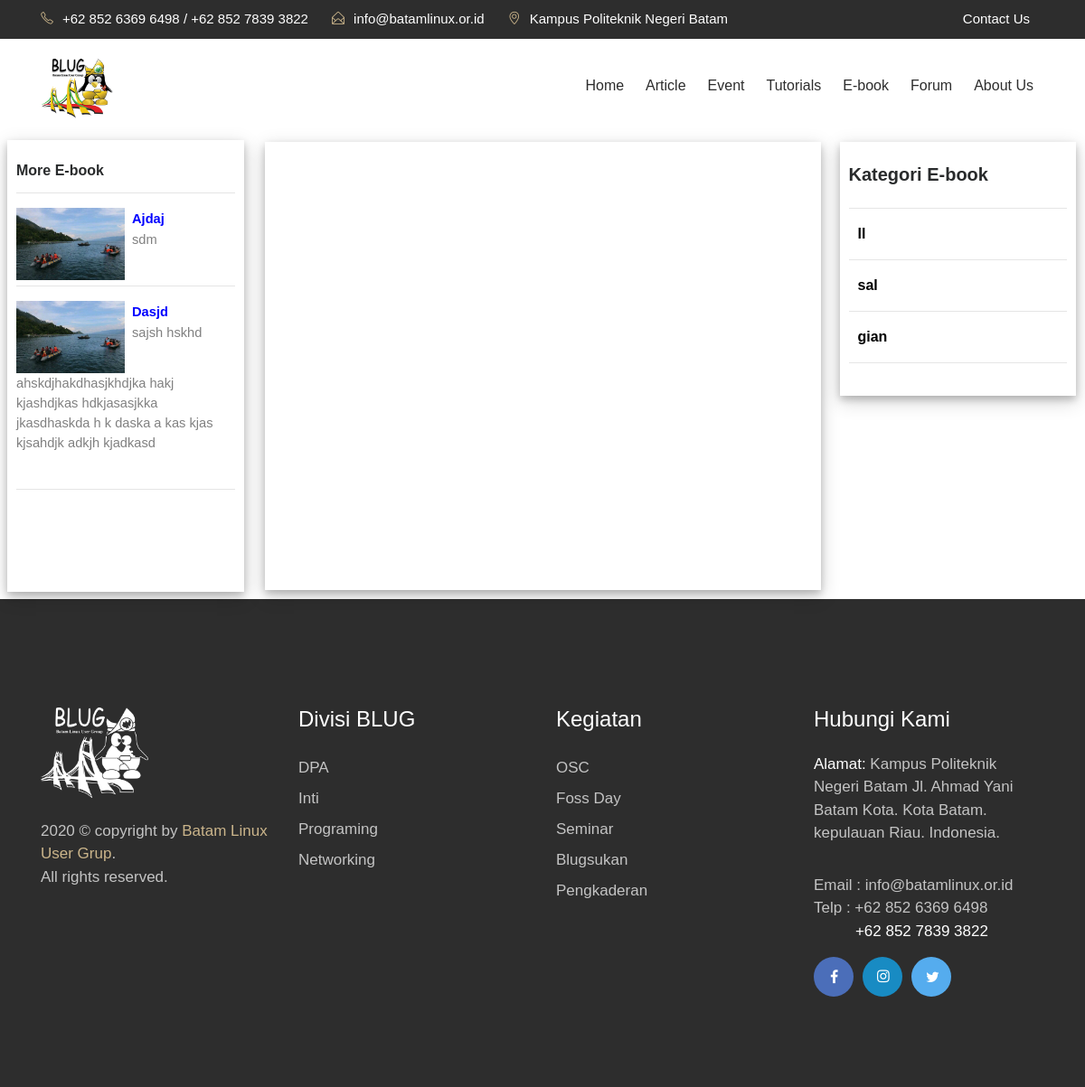
Page /index.php/u_ebook/link_kategori on the committed database.
### tables this page shows
CREATE TABLE `ebook` (
  `id_book` int(11) NOT NULL,
  `judul` varchar(255) NOT NULL,
  `gambar` varchar(255) NOT NULL,
  `deskripsi` text NOT NULL,
  `kategori` varchar(255) NOT NULL,
  `link` text NOT NULL,
  `waktu` varchar(25) NOT NULL,
  `author` varchar(255) NOT NULL
);

CREATE TABLE `kategori` (
  `id_kategori` int(11) NOT NULL,
  `jenis_kategori` varchar(225) NOT NULL,
  `kategori` varchar(225) NOT NULL
);

### application/controllers/U_ebook.php (called while the page is built, shortened)
<?php
	class U_ebook extends CI_Controller
	{
		function __construct(){
			$this->load->model('M_ebook');
		}
		public function link_kategori()
		{
			$jenis_kategori = $this->input->get('jenis_kategori');
			$query = $this->M_ebook->get_isi_by_jenis_kategori($jenis_kategori);
			$query1 = $this->M_ebook->getbuku1();
			$query2 = $this->M_ebook->menu_kategori();
			$data['more_book'] = $query1->result();
			$data['menu_kategori'] = $query2->result();
			$data['link_gan'] = $query->result();
			$data['content']="user/ebook_kategori";
			$this->load->view("user/index", $data);
		}
	}
?>

### index.php (called while the page is built, shortened)
<?php
require_once BASEPATH.'core/CodeIgniter.php';

### application/models/M_ebook.php (called while the page is built, shortened)
<?php
	class M_ebook extends CI_Model
	{
		public function getbuku1()
		{
			$hasil = $this->db->query("SELECT * FROM ebook ORDER BY waktu DESC");
			return $hasil;
		}
		public function menu_kategori()
		{
			$hasil = $this->db->query("SELECT * FROM kategori WHERE kategori = 'ebook'");
			return $hasil;
		}
	}
?>

### application/views/user/ebook_kategori.php (the view, shortened to what this page needs)
<div class="row">
	<div class="col-md-3">
		 <div class="scroll" style="box-shadow: 0 4px 8px 0 rgba(0, 0, 0, 0.2), 0 6px 20px 0 rgba(0, 0, 0, 0.19); padding-top: 25px;">
		    <h4 style="font-size: 12pt;"><b>More E-book</b></h4>
		    <hr>
		    <?php foreach ($more_book as $tampil => $row) { ?>
		    	<img width="120px" style="float: left; margin-right: 8px;" src="<?php echo base_url('assets/images/ebook/'.$row->gambar); ?>">
		    	<font class="apaja"><a href="<?php echo site_url('u_ebook/detail_buku?blank='.$row->id_book); ?>" style="color: blue;"><?php echo ucfirst($row->judul);  ?></a></font>
		    <div style="font-size: 11pt; color: grey;"><?php echo substr($row->deskripsi, 0, 120); ?></div><br>
		    	<hr>
		    <?php } ?>
		  </div>
	</div>
	<div class="col-md-6" style="box-shadow: 0 4px 8px 0 rgba(0, 0, 0, 0.2), 0 6px 20px 0 rgba(0, 0, 0, 0.19); background-color: white; margin-top: 10px; margin-bottom: 10px;">
	</div>
	<div class="col-md-3" style="margin-top: 10px; margin-bottom: 10px; ">
		<div style="box-shadow: 0 4px 8px 0 rgba(0, 0, 0, 0.2), 0 6px 20px 0 rgba(0, 0, 0, 0.19); margin-left :6px; padding-left:  10px; padding-right: 10px; margin-right: 10px; background-color: white; padding-bottom: 20px;">
			<h4 style="padding-top: 25px; padding-bottom: 10px;"><b>Kategori E-book</b></h4>
			<hr>
			<?php foreach ($menu_kategori as $tampil => $row) { ?>
				<a href="<?= site_url('u_ebook/link_kategori?jenis_kategori='.$row->jenis_kategori); ?>" class="link_kategori"><b><?php echo $row->jenis_kategori; ?></b></a><br>
				<hr>
			<?php } ?>
		</div>
	</div>
</div>

### application/views/user/ebook_kategori.php (style rules this page uses)
.link_kategori { color: black; margin-left: 10px; }
.apaja { color: blue; text-decoration: none; font-size: 11pt; font-weight: bold; }
body { background-color: white; }
.scroll { margin: 8px; background: white; padding: 10px; overflow: scroll; height: 500px; scrollbar-face-color: #CE7E00; scrollbar-shadow-color: #FFFFFF; scrollbar-highlight-color: #6F4709; scrollbar-3dlight-color: #11111; scrollbar-darkshadow-color: #6F4709; scrollbar-track-color: #FFE8C1; scrollbar-arrow-color: #6F4709; }

### rows in the picture
ebook: gambar (picture), judul "Ajdaj", deskripsi "sdm"
ebook: gambar (picture), judul "Dasjd", deskripsi "sajsh hskhd ahskdjhakdhasjkhdjka hakj kjashdjkas hdkjasasjkka jkasdhaskda h k daska a kas kjas kjsahdjk adkjh kjadkasd"
kategori: jenis_kategori "ll"
kategori: jenis_kategori "sal"
kategori: jenis_kategori "gian"
